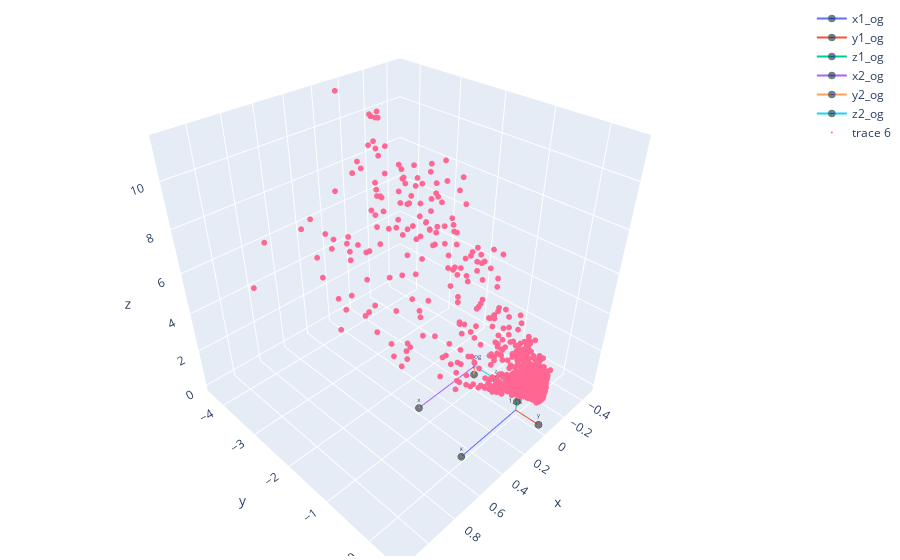

The code cell stored with this chart in its notebook:
### Code cell
only_new=False
only_orig=False


#Test initialization
rot_vec_3 = R.from_rotvec([0, 0, 0])
R3 = rot_vec_3.as_matrix()
t3 = [0, 0, 0]

rot_vec_4 = R.from_rotvec(-np.pi/2 * np.array([1, 0, 0]))
R4 = rot_vec_4.as_matrix()
t4 = [0, -1, 1]

scale_factor=0.5

# Annotate cameras (origins and vectors)
data_1 = vector_plot([scale_factor*R1[:,0],scale_factor*R1[:,1],scale_factor*R1[:,2]], orig=t1,cam_name='1_new')
data_2 = vector_plot([scale_factor*R2[:,0],scale_factor*R2[:,1],scale_factor*R2[:,2]], orig=t2, cam_name='2_new')

data_3 = vector_plot([scale_factor*R3[:,0],scale_factor*R3[:,1],scale_factor*R3[:,2]], orig=t3, cam_name='1_og')
data_4 = vector_plot([scale_factor*R4[:,0],scale_factor*R4[:,1],scale_factor*R4[:,2]], orig=t4, cam_name='2_og')

#print(pts_array_3d_clean.shape)
data_5  = [go.Scatter3d(x=points_3d[:,0], y=points_3d[:,1], z=points_3d[:,2], mode='markers', marker=dict(size=2))]
#data_5  = [go.Scatter3d(x=pts_array_3d_clean[:,0], y=pts_array_3d_clean[:,1], z=pts_array_3d_clean[:,2], mode='markers', marker=dict(size=2))]

layout = go.Layout(
            margin = dict(l = 4,
                        r = 4,
                        b = 4,
                        t = 4)
                )
if only_new:
        data = data_1 + data_2 + data_5
elif only_orig:
        data = data_3 + data_4 + data_5
else:
        data = data_1 + data_2 + data_3 + data_4 + data_5


fig = go.Figure(data=data,layout=layout)
fig.update_traces(textfont_size=6)

fig.show()

### Figure 1 — Plotly figure (JSON) as saved in the notebook; plotly's stock layout.template omitted (floating-point values rounded to 4 significant figures; data arrays with more than 128 entries replaced by an {"elided": "..."} marker saying what was removed)
{"data": [{"marker": {"color": ["blue"], "line": {"color": "DarkSlateGrey", "width": 5}, "size": [0, 5]}, "mode": "lines+markers+text", "name": "x1_og", "text": ["1_og", "x"], "textfont": {"size": 6}, "type": "scatter3d", "x": [0, 0.5], "y": [0, 0], "z": [0, 0]}, {"marker": {"color": ["blue"], "line": {"color": "DarkSlateGrey", "width": 5}, "size": [0, 5]}, "mode": "lines+markers+text", "name": "y1_og", "text": ["1_og", "y"], "textfont": {"size": 6}, "type": "scatter3d", "x": [0, 0], "y": [0, 0.5], "z": [0, 0]}, {"marker": {"color": ["blue"], "line": {"color": "DarkSlateGrey", "width": 5}, "size": [0, 5]}, "mode": "lines+markers+text", "name": "z1_og", "text": ["1_og", "z"], "textfont": {"size": 6}, "type": "scatter3d", "x": [0, 0], "y": [0, 0], "z": [0, 0.5]}, {"marker": {"color": ["blue"], "line": {"color": "DarkSlateGrey", "width": 5}, "size": [0, 5]}, "mode": "lines+markers+text", "name": "x2_og", "text": ["2_og", "x"], "textfont": {"size": 6}, "type": "scatter3d", "x": [0, 0.5], "y": [-1, -1], "z": [1, 1]}, {"marker": {"color": ["blue"], "line": {"color": "DarkSlateGrey", "width": 5}, "size": [0, 5]}, "mode": "lines+markers+text", "name": "y2_og", "text": ["2_og", "y"], "textfont": {"size": 6}, "type": "scatter3d", "x": [0, 0], "y": [-1, -1.0], "z": [1, 0.5]}, {"marker": {"color": ["blue"], "line": {"color": "DarkSlateGrey", "width": 5}, "size": [0, 5]}, "mode": "lines+markers+text", "name": "z2_og", "text": ["2_og", "z"], "textfont": {"size": 6}, "type": "scatter3d", "x": [0, 0], "y": [-1, -0.5], "z": [1, 1]}, {"marker": {"size": 2}, "mode": "markers", "textfont": {"size": 6}, "type": "scatter3d", "x": {"elided": "6697 float values"}, "y": {"elided": "6697 float values"}, "z": {"elided": "6697 float values"}}], "layout": {"margin": {"b": 4, "l": 4, "r": 4, "t": 4}}}
